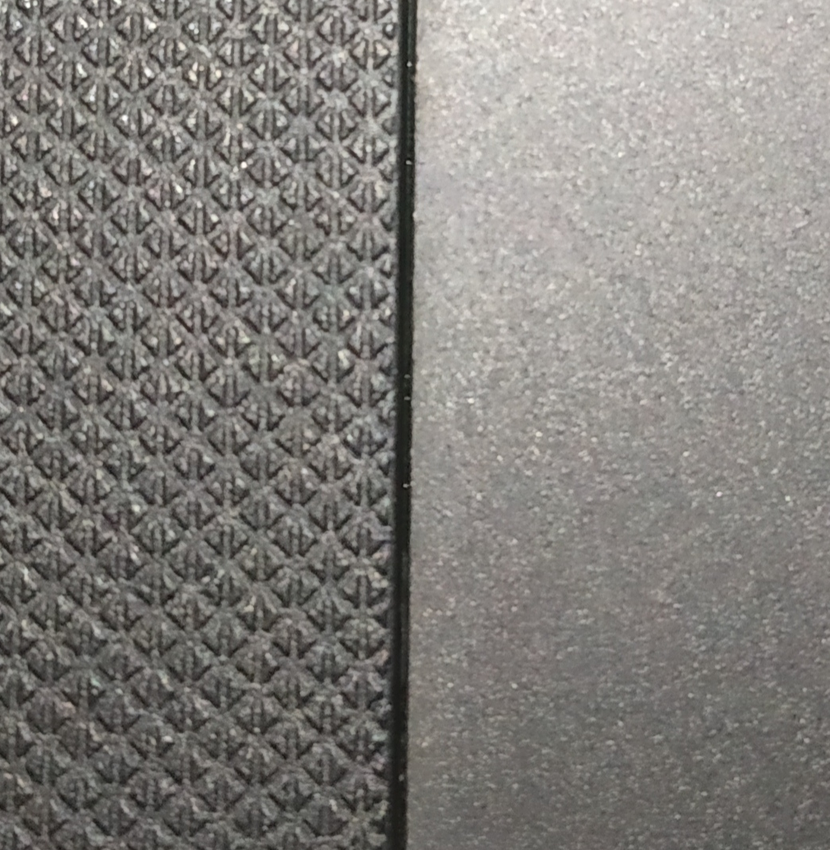
#> input picture textured1.png, 830 x 850 px, shrunk from 1047 x 1072 before the run
$ python GaborConvKernel.py   (older library calls are emulated)
#> lines starting #> are read from the running program, lines starting #| are printed output that depends on the picture; after the words box and inside, x2 and y2 are one past the last pixel; in counts of white or black regions, pixels touching at a corner belong together
#%%
import cv2
import numpy as np
import matplotlib.pyplot as plt

#%%
'''
Here we first segment the image using Variance, then we use Gabor kernel.
after then we user entropy for the segmentation.
Though the Gabor is the best feature extraction kernel, but for single image it does not
work fine because you have to find these parameters for a perticular features. so if we perform
this in ML Gabor is one of the best feature extraction kernel.
Gabor is the function of a pixel, wavelengh, angle, phase, SD, gamma.
So by varing these parameters we can detect different(infinite) features of the image.

'''
img = cv2.imread('textured1.png')
#> img is the input picture: shape (850, 830, 3); mean B, G, R 123.7, 127.8, 130.6
cv2.imshow("Original Image", img)
cv2.waitKey()
cv2.destroyAllWindows()


#%%  Read the image and split the chennals

b,g,r = cv2.split(img)
cv2.imshow('Red Image', r)
cv2.imshow('Green Image', g)
cv2.imshow('Blue Image', b)

cv2.waitKey(0)
cv2.destroyAllWindows()
#%% draw the histogram for the red chennal alone

red_channel = img[:,:,2]
# plt.imshow(red_channel, cmap='gray')

plt.hist(red_channel.flat, bins=150, range=(0,255))  # bins are average values of bins


# %%  apply manual threshold by value 60
background = (red_channel <= 60)
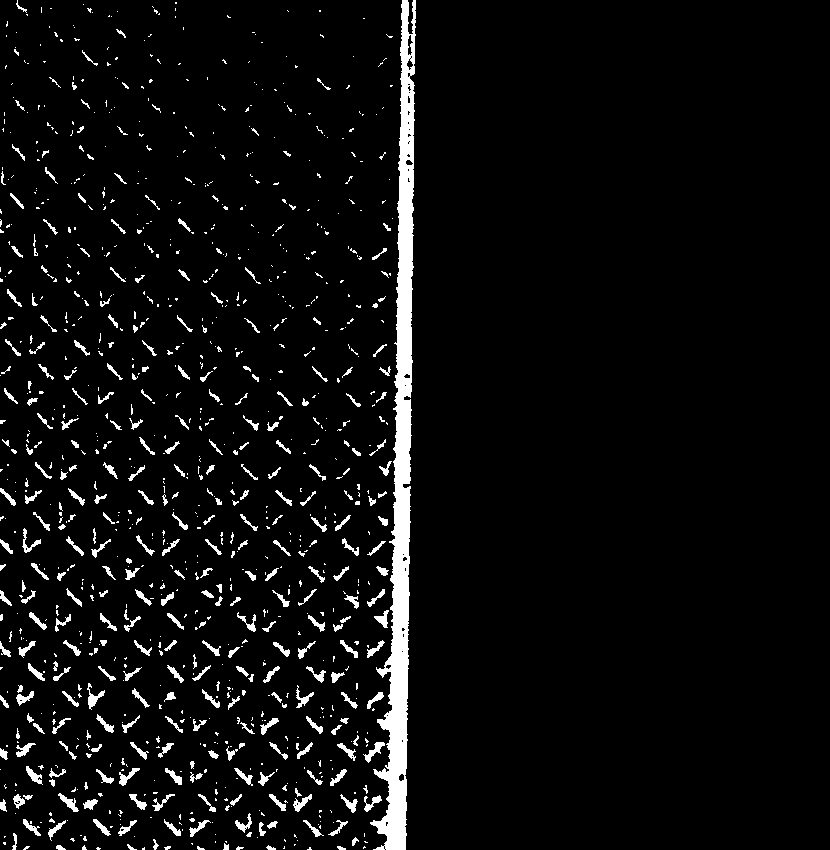
#> background: shape (850, 830) bool; 5% white; 1058 white regions (753 under 20 px), largest, box (x1, y1, x2, y2) and area: (370, 0, 416, 850) 13641, (87, 683, 105, 710) 160, (363, 742, 385, 763) 155
ct = (red_channel > 60)
plt.imshow(ct, cmap='gray')

# %%  Thresholding using cv2.threshold binary

ret, thersh1 = cv2.threshold(red_channel, 80, 255, cv2.THRESH_BINARY)
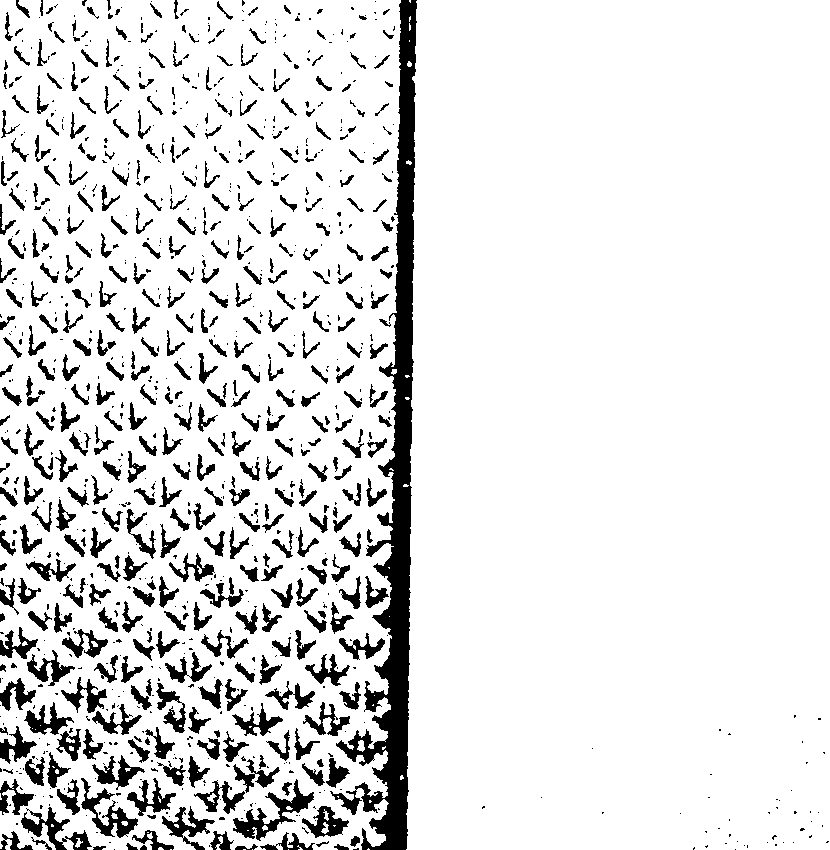
#> thersh1: shape (850, 830); 88.6% white; 1028 black regions (592 under 20 px), largest, box (x1, y1, x2, y2) and area: (330, 0, 417, 850) 18823, (233, 779, 314, 841) 1342, (81, 778, 138, 838) 1026
plt.imshow(thersh1, cmap='gray')

#%%  OTSU thresholding

ret2, thersh2 = cv2.threshold(red_channel, 0, 255, cv2.THRESH_BINARY+cv2.THRESH_OTSU)
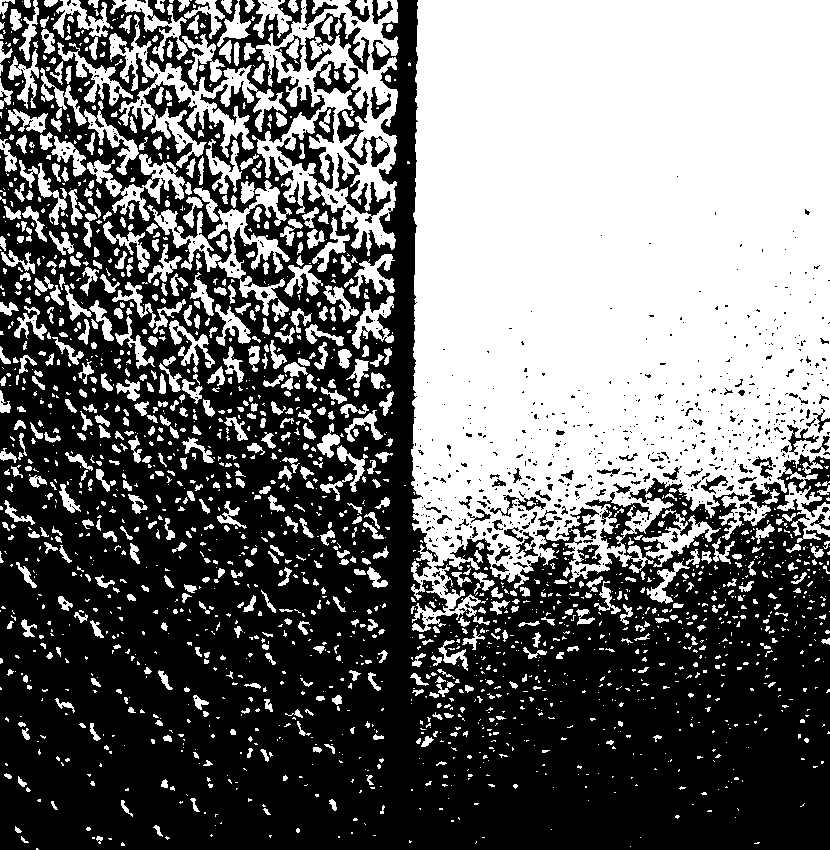
#> thersh2: shape (850, 830); 44.4% white; 1976 white regions (1283 under 20 px), largest, box (x1, y1, x2, y2) and area: (411, 0, 830, 632) 213461, (252, 0, 399, 256) 14547, (109, 14, 287, 168) 6103
#> ret2 = 134
plt.imshow(thersh2, cmap='gray')

#%%   DIgitizing the threshold image

import numpy as np
region1 = np.digitize(red_channel, bins=np.array([ret2]))
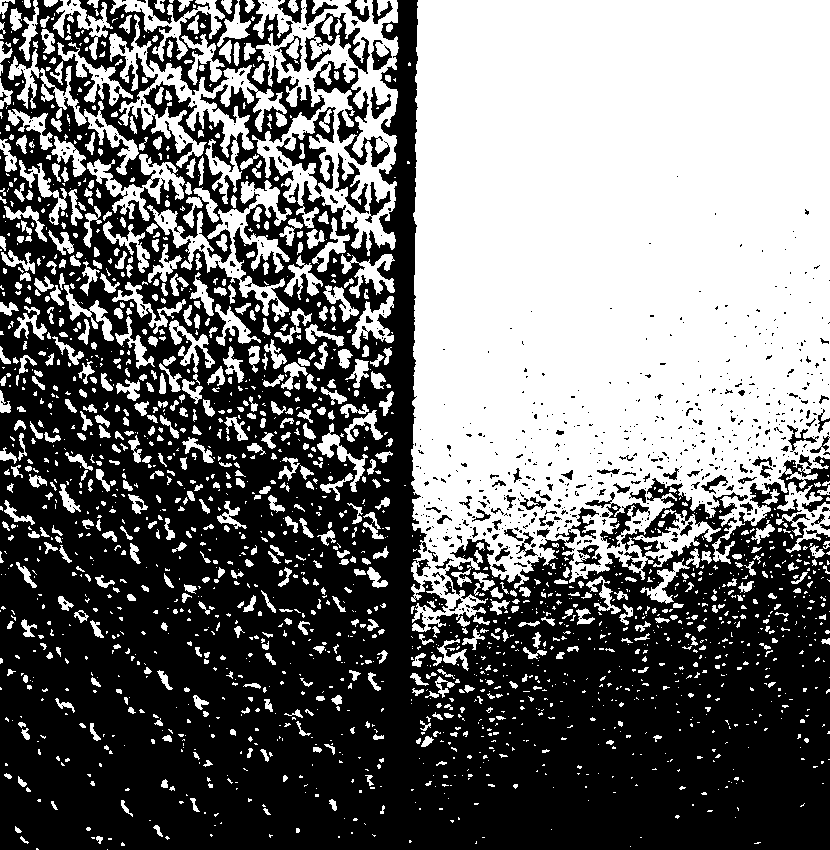
#> region1: shape (850, 830) int64; values 0 (black) and 1 (white), 45.3% white; 1971 white regions (1286 under 20 px), largest, box (x1, y1, x2, y2) and area: (411, 0, 830, 632) 217304, (252, 0, 399, 256) 15805, (109, 14, 287, 204) 7093
plt.imshow(region1)

#%% Variance filter of the Image
x,y = r.shape
#> x = 850; y = 830
k = 7
ker = np.ones((7,7))

#> (the run stopped early here; a loop or call above may not have finished)

$ run again, with Img_1.png copied over textured1.png
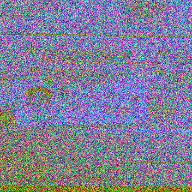
#> input picture Img_1.png, 192 x 192 px
#> img is the input picture: shape (192, 192, 3); mean B, G, R 152.7, 126.6, 127.3
#> `background = (red_channel <= 60)`:
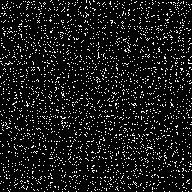
#> background: shape (192, 192) bool; 9.6% white in thin lines or dots
#> ct: shape (192, 192) bool; 90.4% white; black in thin lines or dots
#> thersh1: shape (192, 192); 81.2% white; black in thin lines or dots
#> thersh2: shape (192, 192); 50% white in thin lines or dots
#> ret2 = 127
#> `region1 = np.digitize(red_channel, bins=np.array([ret2]))`:
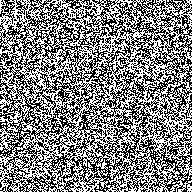
#> region1: shape (192, 192) int64; values 0 (black) and 1 (white), 50.7% white; black in thin lines or dots

$ run again, with Img_2.png copied over textured1.png
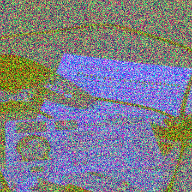
#> input picture Img_2.png, 192 x 192 px
#> img is the input picture: shape (192, 192, 3); mean B, G, R 138.7, 126.9, 126.2
#> `background = (red_channel <= 60)`:
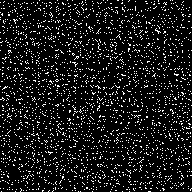
#> background: shape (192, 192) bool; 9.9% white in thin lines or dots
#> ct: shape (192, 192) bool; 90.1% white; black in thin lines or dots
#> thersh1: shape (192, 192); 80.5% white; black in thin lines or dots
#> thersh2: shape (192, 192); 49.8% white in thin lines or dots
#> ret2 = 126
#> `region1 = np.digitize(red_channel, bins=np.array([ret2]))`:
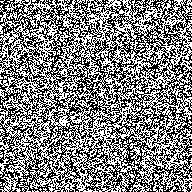
#> region1: shape (192, 192) int64; values 0 (black) and 1 (white), 50.5% white; black in thin lines or dots
